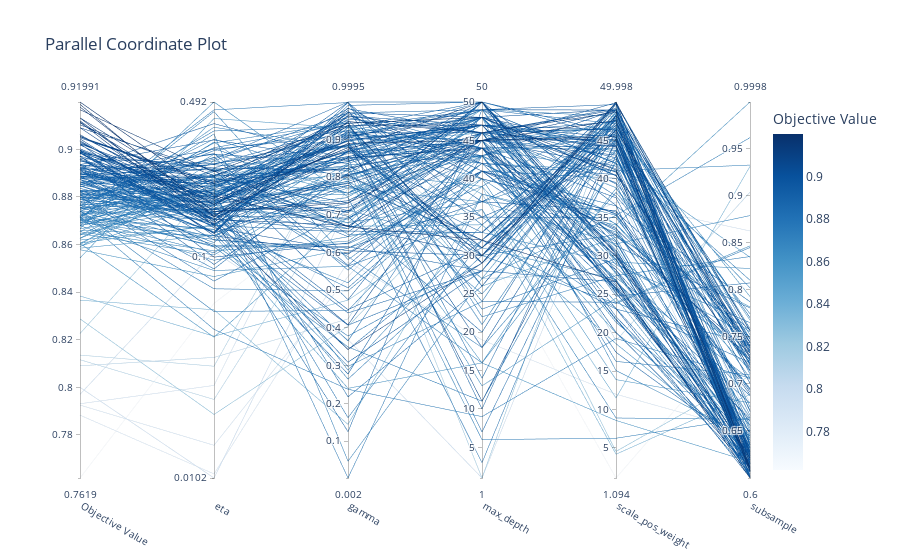

The code cell stored with this chart in its notebook:
### Code cell
#plot_parallel_coordinate: interactively visualizes the hyperparameters and scores
optuna.visualization.plot_parallel_coordinate(study)

### Figure 1 — Plotly figure (JSON) as saved in the notebook; plotly's stock layout.template omitted (floating-point values rounded to 4 significant figures; data arrays with more than 128 entries replaced by an {"elided": "..."} marker saying what was removed)
{"data": [{"dimensions": [{"label": "Objective Value", "range": [0.7619, 0.9199], "values": {"elided": "200 float values"}}, {"label": "eta", "range": [-1.991, -0.3078], "ticktext": ["0.0102", "0.1", "0.492"], "tickvals": [-1.991, -1, -0.3078], "values": {"elided": "200 float values"}}, {"label": "gamma", "range": [0.00203, 0.9995], "values": {"elided": "200 float values"}}, {"label": "max_depth", "range": [1, 50], "values": {"elided": "200 int values"}}, {"label": "scale_pos_weight", "range": [1.094, 50.0], "values": {"elided": "200 float values"}}, {"label": "subsample", "range": [0.6, 0.9998], "values": {"elided": "200 float values"}}], "labelangle": 30, "labelside": "bottom", "line": {"color": {"elided": "200 float values"}, "colorbar": {"title": {"text": "Objective Value"}}, "colorscale": [[0, "rgb(247,251,255)"], [0.125, "rgb(222,235,247)"], [0.25, "rgb(198,219,239)"], [0.375, "rgb(158,202,225)"], [0.5, "rgb(107,174,214)"], [0.625, "rgb(66,146,198)"], [0.75, "rgb(33,113,181)"], [0.875, "rgb(8,81,156)"], [1, "rgb(8,48,107)"]], "reversescale": false, "showscale": true}, "type": "parcoords"}], "layout": {"title": {"text": "Parallel Coordinate Plot"}}}
